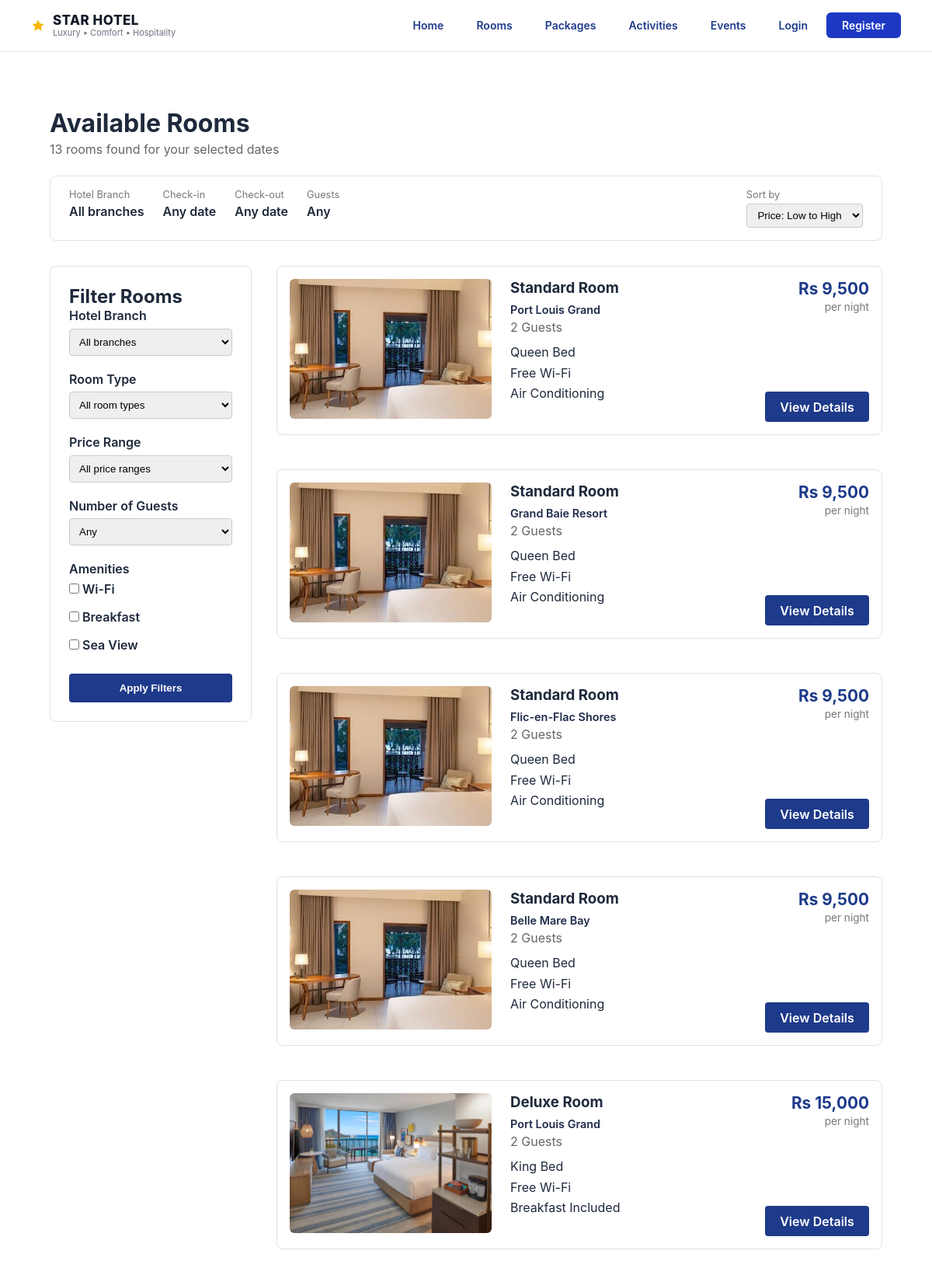
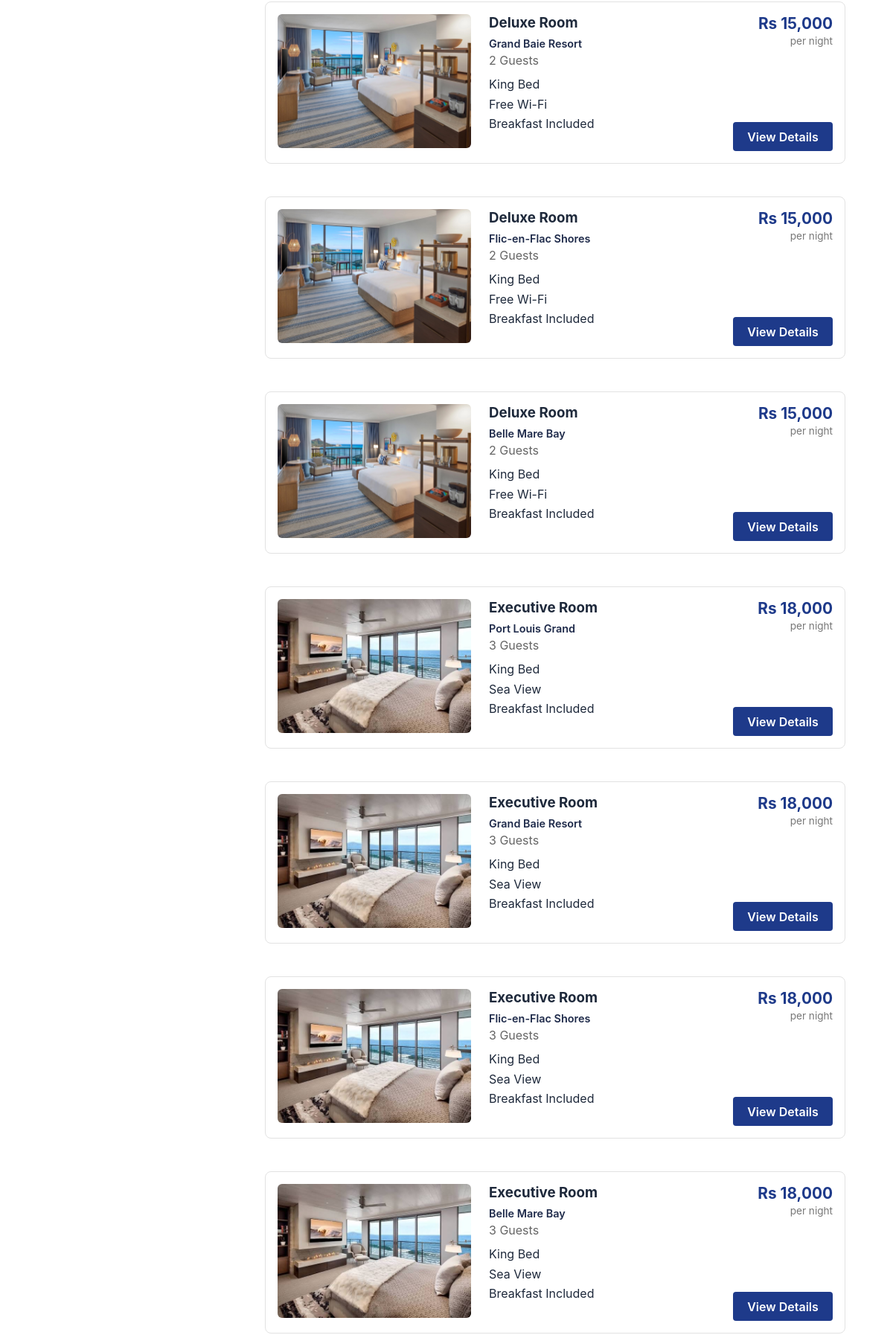
The page /search-results/ (upper part) on the database its author committed (2 pictures, top to bottom).
### StarHotel/hotel/models.py (models this page shows, shortened)
class Room(models.Model):
    room_id = models.AutoField(primary_key=True)
    room_number = models.CharField(max_length=10, blank=True, default='')
    room_type = models.CharField(max_length=50)
    room_status = models.CharField(max_length=20, default='available')
    price = models.DecimalField(max_digits=10, decimal_places=2)
    branch = models.ForeignKey(
        Branch,
        on_delete=models.CASCADE,
        related_name='rooms'
    )

class Branch(models.Model):
    branch_id = models.AutoField(primary_key=True)
    branch_name = models.CharField(max_length=100)
    tel_no = models.CharField(max_length=20)
    street = models.CharField(max_length=150)
    city = models.CharField(max_length=100)
    zipcode = models.CharField(max_length=10)
    class Meta:
        verbose_name_plural = "branches"

### StarHotel/hotel/views.py (the view)
# urls.py: path("search-results/", views.search_results, name="search_results"),
def search_results(request):
    branch = request.GET.get('branch', '').strip()
    room_type = request.GET.get('room_type', '').strip()
    price_range = request.GET.get('price_range', '').strip()
    amenities = request.GET.getlist('amenities')
    check_in_raw = request.GET.get('check_in', '').strip()
    check_out_raw = request.GET.get('check_out', '').strip()
    guests = _parse_guests(request.GET.get('guests', ''))
    price_bounds = _parse_price_range(price_range)
    check_in = _parse_date(check_in_raw)
    check_out = _parse_date(check_out_raw)
    errors = []
    if check_in_raw and check_in is None:
        errors.append("That check-in date isn't valid.")
    if check_out_raw and check_out is None:
        errors.append("That check-out date isn't valid.")
    if check_in and check_in < date.today():
        errors.append("Check-in cannot be in the past.")
    if check_in and check_out and check_out <= check_in:
        errors.append("Check-out must be after check-in.")
    if errors:
        check_in = check_out = None
    rooms = []
    room_qs = Room.objects.select_related("branch").filter(
        room_status="available"
    ).order_by("price", "room_id")
    if branch:
        room_qs = room_qs.filter(branch__branch_name=branch)
    if room_type:
        room_qs = room_qs.filter(room_type=room_type)
    if price_bounds:
        low, high = price_bounds
        room_qs = room_qs.filter(price__gte=low, price__lte=high)
    if check_in and check_out:
        booked_rooms = Room_Item.objects.filter(
            check_in__lt=check_out,
            check_out__gt=check_in,
        ).exclude(booking__bk_status="cancelled").values_list("room", flat=True)
        room_qs = room_qs.exclude(room_id__in=booked_rooms)
    for r in room_qs:
        info = ROOM_INFO.get(r.room_type)
        if info is None:
            continue    # a room type we have no display info for
        if guests and info['guests'] < guests:
            continue    # room is too small for this party
        if amenities and not set(amenities).issubset(info['amenities']):
            continue    # room is missing a ticked amenity
        rooms.append({
            'room_id': r.room_id,
            'name': r.room_type,
            'branch': r.branch.branch_name,
            'price': r.price,
            'guests': info['guests'],
            'features': info['features'],
            'amenities': info['amenities'],
            'image_path': ROOM_IMAGES.get(r.room_type, "images/deluxe.jpg"),
            'url_name': info['url_name'],
        })
    context = {
        'rooms': rooms,
        'branch': branch,
        'check_in': check_in,
        'check_out': check_out,
        'guests': guests,
        'check_in_raw': check_in_raw,
        'check_out_raw': check_out_raw,
        'branches': Branch.objects.order_by('branch_name'),
    }
    return render(request, "hotel/search_results.html", context)

### StarHotel/hotel/views.py (called while the page is built)
def _parse_guests(value):
    digits = ''.join(ch for ch in (value or '') if ch.isdigit())
    if not digits:
        return None
    n = int(digits)
    return n if 1 <= n <= 20 else None

def _parse_price_range(value):
    try:
        low, high = (value or '').split('-')
        low, high = int(low), int(high)
    except ValueError:
        return None
    return (low, high) if 0 <= low <= high else None

def _parse_date(value):
    try:
        return date.fromisoformat(value)
    except (TypeError, ValueError):
        return None

### StarHotel/hotel/templates/hotel/search_results.html (shortened to what this page needs)
{% extends "base.html" %}
{% load static %}
{% block content %}
<div class="search-results-page">
    <div class="search-results-heading">
        <h1>Available Rooms</h1>
        <p class="results-count">{{ rooms|length }} rooms found for your selected dates</p>
    </div>
    <div class="search-summary-bar">
         <div class="summary-box">
            <span class="summary-label">Hotel Branch</span>
            <span class="summary-value">{{ branch|default:"All branches" }}</span>
        </div>
        <div class="summary-box">
            <span class="summary-label">Check-in</span>
            <span class="summary-value">{{ check_in|date:"d M Y"|default:"Any date" }}</span>
        </div>
        <div class="summary-box">
            <span class="summary-label">Check-out</span>
            <span class="summary-value">{{ check_out|date:"d M Y"|default:"Any date" }}</span>
        </div>
        <div class="summary-box">
            <span class="summary-label">Guests</span>
            <span class="summary-value">{% if guests %}{{ guests }} Guest{{ guests|pluralize }}{% else %}Any{% endif %}</span>
        </div>
        <div class="summary-box sort-box">
            <span class="summary-label">Sort by</span>
            <select class="sort-select">
                <option>Price: Low to High</option>
            </select>
        </div>
    </div>
    <div class="search-results-body">
        <aside class="filter-sidebar">
            <form id="filterForm" method="get" action="{% url 'search_results' %}">
                <h2>Filter Rooms</h2>
                <div class="filter-group">
                    <label for="hotelBranch">Hotel Branch</label>
                    <select id="hotelBranch" name="branch">
                        <option value="">All branches</option>
                    </select>
                </div>
                <div class="filter-group">
                    <label for="roomType">Room Type</label>
                    <select id="roomType" name="room_type">
                        <option value="">All room types</option>
                    </select>
                </div>
                <div class="filter-group">
                    <label for="priceRange">Price Range</label>
                    <select id="priceRange" name="price_range">
                        <option value="">All price ranges</option>
                    </select>
                </div>
                <div class="filter-group">
                    <label for="numGuests">Number of Guests</label>
                    <select id="numGuests" name="guests">
                        <option value="">Any</option>
                    </select>
                </div>
                <div class="filter-group">
                    <label>Amenities</label>
                    <div class="amenities-checkboxes">
                        <label class="amenity-item">
                            <input type="checkbox" name="amenities" value="wifi">
                            Wi-Fi
                        </label>
                        <label class="amenity-item">
                            <input type="checkbox" name="amenities" value="breakfast">
                            Breakfast
                        </label>
                        <label class="amenity-item">
                            <input type="checkbox" name="amenities" value="sea_view">
                            Sea View
                        </label>
                    </div>
                </div>
                <button type="submit" class="apply-filters-btn">Apply Filters</button>
            </form>
        </aside>
        <div class="room-listings">
            {% for room in rooms %}
            <div class="room-card">
                <div class="room-card-image">
                    <img src="{% static room.image_path %}" alt="{{ room.name }}">
                </div>
                <div class="room-card-info">
                    <h3 class="room-card-name">{{ room.name }}</h3>
                    <p class="room-card-branch">{{ room.branch }}</p>
                    <p class="room-card-guests">{{ room.guests }} Guests</p>
                    <ul class="room-card-features">
                        {% for feature in room.features %}
                        <li>{{ feature }}</li>
                        {% endfor %}
                    </ul>
                </div>
                <div class="room-card-action">
                    <p class="room-card-price">
                        <span class="price-amount">Rs {{ room.price|floatformat:"0g" }}</span>
                        <span class="price-period">per night</span>
                    </p>
                    <a href="{% url room.url_name %}" class="view-details-btn">View Details</a>
                </div>
            </div>
            {% endfor %}
        </div>
    </div>
</div>
{% endblock %}

### StarHotel/hotel/static/css/style.css (style rules this page uses)
body { margin:0; font-family:Arial, Helvetica, sans-serif; background:#F6F8FA; }
:root { --navy: #1E3A8A; --navy-light: #1d2f52; --accent-red: #d62828; --text-light: #f4f4f4; --text-muted: #9fb0cc; --divider: rgba(255,255,255,0.15); }
* { box-sizing: border-box; margin: 0; padding: 0; }
body { background-color: #ffffff; color: var(--text-dark); font-family: -apple-system, BlinkMacSystemFont, "Segoe UI", Roboto, sans-serif; }
:root { --primary-blue: #1d39c4; --primary-hover: #10239e; --dark-navy: #091a30; --text-dark: #1e293b; --bg-light: #f8fafc; --border-color: #e2e8f0; --radius-md: 12px; }
.search-results-page { max-width: 1200px; margin: 0 auto; padding: 2rem 1.5rem; }
.search-results-heading h1 { margin: 0 0 0.25rem 0; }
.results-count { color: #666; margin: 0 0 1.5rem 0; }
.search-summary-bar { display: flex; gap: 1.5rem; background: #fff; border: 1px solid #e2e2e2; border-radius: 8px; padding: 1rem 1.5rem; margin-bottom: 2rem; }
.summary-box { display: flex; flex-direction: column; }
.summary-label { font-size: 0.8rem; color: #777; margin-bottom: 0.25rem; }
.summary-value { font-weight: 600; }
.sort-box { margin-left: auto; }
.sort-select { padding: 0.4rem 0.6rem; border: 1px solid #ccc; border-radius: 4px; }
.search-results-body { display: flex; gap: 2rem; align-items: flex-start; }
.filter-sidebar { width: 260px; flex-shrink: 0; background: #fff; border: 1px solid #e2e2e2; border-radius: 8px; padding: 1.5rem; }
.filter-group { margin-bottom: 1.25rem; }
.filter-group label { display: block; font-weight: 600; margin-bottom: 0.4rem; }
.filter-group select { width: 100%; padding: 0.5rem; border: 1px solid #ccc; border-radius: 4px; }
.amenities-checkboxes { display: flex; flex-direction: column; gap: 0.6rem; }
.amenity-item { display: flex; align-items: center; gap: 0.4rem; font-weight: normal; }
.apply-filters-btn { width: 100%; padding: 0.7rem; background: var(--navy); color: #fff; border: none; border-radius: 4px; font-weight: 600; cursor: pointer; }
.room-listings { flex: 1; display: flex; flex-direction: column; gap: 1.5rem; }
.room-card { display: flex; gap: 1.5rem; background: #fff; border: 1px solid #e2e2e2; border-radius: 8px; padding: 1rem; margin-bottom: 20px; }
.room-card-image { width: 260px; flex-shrink: 0; }
.room-card-image img { width: 100%; height: 180px; object-fit: cover; border-radius: 6px; }
.room-card-info { flex: 1; }
.room-card-name { margin: 0 0 0.5rem 0; }
.room-card-guests { color: #666; margin: 0 0 0.75rem 0; }
.room-card-features { list-style: none; padding: 0; margin: 0; }
.room-card-features li { margin-bottom: 0.4rem; }
.room-card-action { display: flex; flex-direction: column; align-items: flex-end; justify-content: space-between; text-align: right; }
.room-card-price { margin: 0; }
.price-amount { display: block; font-size: 1.3rem; font-weight: 700; color: var(--navy); }
.price-period { font-size: 0.85rem; color: #777; }
.view-details-btn { display: inline-block; background: var(--navy); color: #fff; padding: 0.6rem 1.2rem; border-radius: 4px; text-decoration: none; font-weight: 600; }
:root { --auth-navy: #1e3a8a; --auth-navy-dark: #172e6e; --auth-teal: #3b9090; --auth-line: #6b7280; --auth-link: #2563a8; }
.room-card-branch { color: #1e2a4a; font-weight: 600; font-size: 0.9rem; margin: 0 0 0.25rem 0; }

### rows shown on the page
Room: name "Standard Room", price "9,500"
Branch: branch "Port Louis Grand" "Port Louis Grand" "Port Louis Grand"
Room: name "Standard Room", price "9,500"
Branch: branch "Grand Baie Resort" "Grand Baie Resort" "Grand Baie Resort"
Room: name "Standard Room", price "9,500"
Branch: branch "Flic-en-Flac Shores" "Flic-en-Flac Shores" "Flic-en-Flac Shores"
Room: name "Standard Room", price "9,500"
Branch: branch "Belle Mare Bay" "Belle Mare Bay" "Belle Mare Bay"
Room: name "Deluxe Room", price "15,000"
Room: name "Deluxe Room", price "15,000"
Room: name "Deluxe Room", price "15,000"
Room: name "Deluxe Room", price "15,000"
Room: name "Executive Room", price "18,000"
Room: name "Executive Room", price "18,000"
Room: name "Executive Room", price "18,000"
Room: name "Executive Room", price "18,000"

### other values the page prints
{{ rooms|length }} "13"
{{ branch|default:"All branches" }} "All branches"
{{ check_in|date:"d M Y"|default:"Any date" }} "Any date"
{{ check_out|date:"d M Y"|default:"Any date" }} "Any date"
{{ room.guests }} "2" "2" "2" "2" "2" "2" "2" "2" "3" "3" "3" "3"
{{ feature }} "Queen Bed" "Free Wi-Fi" "Air Conditioning" "Queen Bed" "Free Wi-Fi" "Air Conditioning" "Queen Bed" "Free Wi-Fi" "Air Conditioning" "Queen Bed" "Free Wi-Fi" "Air Conditioning" "King Bed" "Free Wi-Fi" "Breakfast Included" "King Bed" "Free Wi-Fi" "Breakfast Included" "King Bed" "Free Wi-Fi" "Breakfast Included" "King Bed" "Free Wi-Fi" "Breakfast Included" "King Bed" "Sea View" "Breakfast Included" "King Bed" "Sea View" "Breakfast Included" "King Bed" "Sea View" "Breakfast Included" "King Bed" "Sea View" "Breakfast Included"
